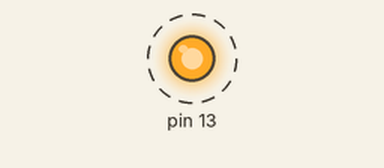
Bench run of a sketch on a simulated Arduino Uno, built with avr-gcc and run on an emulated ATmega328P. Shown: output pins drawn as LEDs (lit = HIGH). Dashed ring = blinking.

Above: at 0.5 s.
Timing chart, 0 to 4.6 s (numbered marks = the images above):
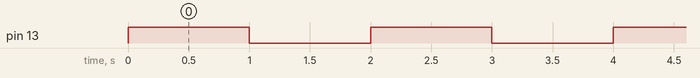

Measured:
- by itself, pin 13: alternates HIGH for 1.0 s and LOW for 1.0 s

The sketch:

portb.ino
```cpp
void setup() {
  DDRB |= 1 << 5;
}

void loop() {
  PORTB |= 1 << 5;
  delay(1000);
  PORTB &= ~(1 << 5);
  delay(1000);
}
```
